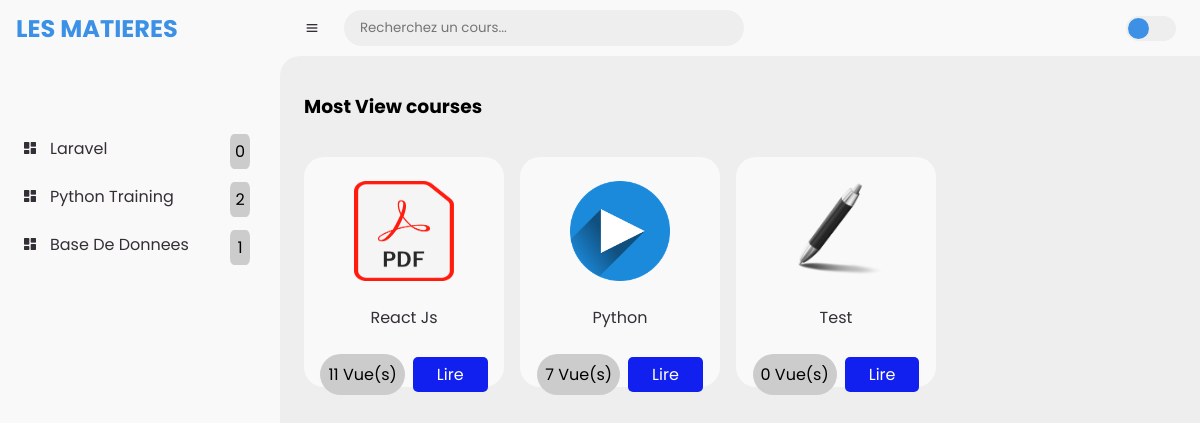
The page /user/ on the database its author committed.
### adminApp/models.py (models this page shows, shortened)
class Matiere(models.Model):
    title=models.CharField(max_length=50,unique=True,verbose_name='Titre')
    slug=models.SlugField(unique=True,null=True)
    def __str__(self):
        return self.title
    class Meta:
        verbose_name="Matiere"

class Cour(models.Model):
    title=models.CharField(max_length=50,verbose_name='Titre')
    description=models.TextField(blank=True)
    file=models.FileField(upload_to='Cours_files',null=True,blank=True)
    view=models.IntegerField(default=0)
    slug=models.SlugField(null=True)
    matiere=models.ForeignKey(Matiere,on_delete=models.CASCADE)
    @property
    def getIcons(self):
        type=str(self.file).split('.')[-1]
        if  type=='pdf':
            return  "img/pdf.png"
        elif type=='txt':
            return  "img/text.png"
        elif type in ['mp3','mp4','mkv','wepm','flv','avi']:
            return  "img/video.png"
        else:
            return "img/default.png"
    class Meta:
        verbose_name="Cour"

### userApp/views.py (the view)
# urls.py: 2. Add a URL to urlpatterns:  path('', views.home, name='home')
def home(request):
    cours=Cour.objects.order_by('-view')[:8]
    return render(request,'userApp/index.html',context={'Vue':"Most View courses",'matieres':matieres,'cours':cours})

### userApp/templates/userApp/index.html (shortened to what this page needs)
{% load static %}
<!DOCTYPE html>
<html lang="en">
<head>
    <link href='https://unpkg.com/boxicons@2.0.9/css/boxicons.min.css' rel='stylesheet'>
    <link rel="stylesheet" href="{% static 'style1.css' %}">
</head>
<body>
    <section id="sidebar">
        <a href="{% url 'user:home' %}" class="brand">
            <span class="text" style="padding-left:1rem;">LES MATIERES</span>
        </a>
        <ul class="side-menu top">
        {% for matiere in matieres %}
            <li {% if matiere.title == Vue %} class='active'{% endif %}>
                <a href="{% url 'user:matiere.vue' matiere=matiere.slug%}">
                    <i class='bx bxs-dashboard'></i>
                    <span class="text">
                            {{ matiere }}
                    </span>
                </a>
                <span class="nbre-cour">{{ matiere.cour_set.count }}</span>
            </li>
        {% endfor %}
        </ul>
    </section>
    <section id="content">
        <nav>
            <i class='bx bx-menu'></i>
            <form action="#">
                <div class="form-input">
                    <input type="search" placeholder="Recherchez un cours...">
                </div>
            </form>
            <label for="switch-mode" class="switch-mode"></label>
        </nav>
        <main>
            <div class="head-title">
                <div class="left">
                    <h3>{{ Vue }}</h3>
                </div>
            </div>
            <ul class="box-info">
               {% for cour in cours %}
                    <li>
                        <img src="{% static cour.getIcons %}" alt="">
                        <span class="text">
                            <p>{{ cour.title }}</p>
                        </span>
                        <div class="lien-titre">
                            <p>{{ cour.view }} Vue(s)</p>
                            <a href="{% url 'user:cour.vue' matiere=cour.matiere.slug cours=cour.slug %}">Lire</a>
                        </div>
                    </li>
                    {% empty %}
                   <h1 style="color:red;font-style:italic;"> Aucun cours disponibles pour cette matiere</h1>
                {% endfor %}
            </ul>
        </main>
    </section>
</body>
</html>

### userApp/static/style1.css (style rules this page uses)
* { margin: 0; padding: 0; box-sizing: border-box; font-family: Poppins; }
a { text-decoration: none; }
li { list-style: none; }
:root { --poppins: 'Poppins', sans-serif; --lato: 'Lato', sans-serif; --light: #F9F9F9; --blue: #3C91E6; --light-blue: #CFE8FF; --grey: #eee; --dark-grey: #AAAAAA; --dark: #342E37; --red: #DB504A; --yellow: #FFCE26; --light-yellow: #FFF2C6; --orange: #FD7238; --light-orange: #FFE0D3; }
html { overflow-x: hidden; }
body { background: var(--grey); overflow-x: hidden; }
#sidebar { position: fixed; top: 0; left: 0; width: 280px; height: 100%; background: var(--light); z-index: 2000; font-family: var(--lato); transition: .3s ease; overflow-x: hidden; scrollbar-width: none; }
#sidebar .brand { font-size: 24px; font-weight: 700; height: 56px; display: flex; align-items: center; color: var(--blue); position: sticky; top: 0; left: 0; background: var(--light); z-index: 500; padding-bottom: 20px; box-sizing: content-box; }
#sidebar .side-menu { width: 100%; margin-top: 48px; }
#sidebar .side-menu li { height: 48px; background: transparent; margin-left: 6px; border-radius: 48px 0 0 48px; padding: 4px; }
.side-menu li { display: flex; justify-content: space-between; position: relative; }
.side-menu li > span { position:absolute; top: 10px; right: 30px; background-color: #ccc; border-radius:20% ; padding: 5px; width: 20px; text-align: center; }
#sidebar .side-menu li a { width: 100%; height: 100%; background: var(--light); display: flex; align-items: center; border-radius: 48px; font-size: 16px; color: var(--dark); white-space: nowrap; overflow-x: hidden; }
#sidebar .side-menu li a .bx { min-width: calc(60px - ((4px + 6px) * 2)); display: flex; justify-content: center; }
#content { position: relative; width: calc(100% - 280px); left: 280px; transition: .3s ease; }
#content nav { height: 56px; background: var(--light); padding: 0 24px; display: flex; align-items: center; grid-gap: 24px; font-family: var(--lato); position: sticky; top: 0; left: 0; z-index: 1000; }
#content nav::before { content: ''; position: absolute; width: 40px; height: 40px; bottom: -40px; left: 0; border-radius: 50%; box-shadow: -20px -20px 0 var(--light); }
#content nav .bx.bx-menu { cursor: pointer; color: var(--dark); }
#content nav form { max-width: 400px; width: 100%; margin-right: auto; }
#content nav form .form-input { display: flex; align-items: center; height: 36px; }
#content nav form .form-input input { flex-grow: 1; padding-left:16px; height: 100%; border: none; background: var(--grey); border-radius: 20px; outline: none; width: 100%; color: var(--dark); }
#content nav .switch-mode { display: block; min-width: 50px; height: 25px; border-radius: 25px; background: var(--grey); cursor: pointer; position: relative; }
#content nav .switch-mode::before { content: ''; position: absolute; top: 2px; left: 2px; bottom: 2px; width: calc(25px - 4px); background: var(--blue); border-radius: 50%; transition: all .3s ease; }
#content main { width: 100%; padding: 36px 24px; font-family: var(--poppins); max-height: calc(100vh - 56px); overflow-y: auto; }
#content main .head-title { display: flex; align-items: center; justify-content: space-between; grid-gap: 16px; flex-wrap: wrap; }
#content main .box-info { display: flex; align-items: center; justify-content: flex-start; gap: 1rem; flex-wrap: wrap; margin-top: 36px; }
.lien-titre { display: flex; gap: .5rem; align-items: center; }
.lien-titre p { background-color: #ccc; border-radius: 38px; padding: .5rem; }
.lien-titre a { padding: .3rem 1.5rem; background-color: #1120ee; color: #fff; border-radius:5px ; }
#content main .box-info li { padding: 24px; padding-left: 0; padding-right: 0; background: var(--light); border-radius: 20px; display: flex; flex-direction: column; width: 200px; height: 230px; align-items: center; grid-gap: 24px; }
#content main .box-info li img { width: 100px; height: 100px; }
#content main .box-info li .text p { color: var(--dark); }

### rows shown on the page
Matiere: title "Laravel", cour_set.count "0"
Matiere: title "Python Training", cour_set.count "2"
Matiere: title "Base De Donnees", cour_set.count "1"
Cour: title "React Js", view "11"
Cour: title "Python", view "7"
Cour: title "Test", view "0"

### other values the page prints
{{ Vue }} "Most View courses"
